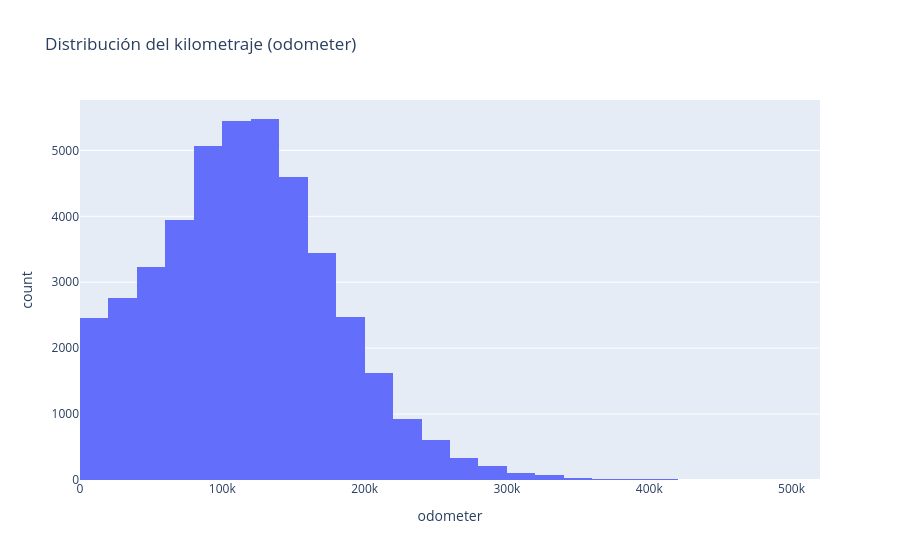

Notebook cell for this chart:
### Markdown cell above
## 6. Distribución del kilometraje

### Code cell
fig = px.histogram(clean_data, x='odometer', nbins=50, title='Distribución del kilometraje (odometer)')
fig.show()

### Figure 1 — Plotly figure (JSON) as saved in the notebook; plotly's stock layout.template omitted (floating-point values rounded to 4 significant figures; data arrays with more than 128 entries replaced by an {"elided": "..."} marker saying what was removed)
{"data": [{"bingroup": "x", "hovertemplate": "odometer=%{x}<br>count=%{y}<extra></extra>", "legendgroup": "", "marker": {"color": "#636efa", "pattern": {"shape": ""}}, "name": "", "nbinsx": 50, "orientation": "v", "showlegend": false, "type": "histogram", "x": {"elided": "50623 float values"}, "xaxis": "x", "yaxis": "y"}], "layout": {"barmode": "relative", "legend": {"tracegroupgap": 0}, "title": {"text": "Distribución del kilometraje (odometer)"}, "xaxis": {"anchor": "y", "domain": [0.0, 1.0], "title": {"text": "odometer"}}, "yaxis": {"anchor": "x", "domain": [0.0, 1.0], "title": {"text": "count"}}}}
